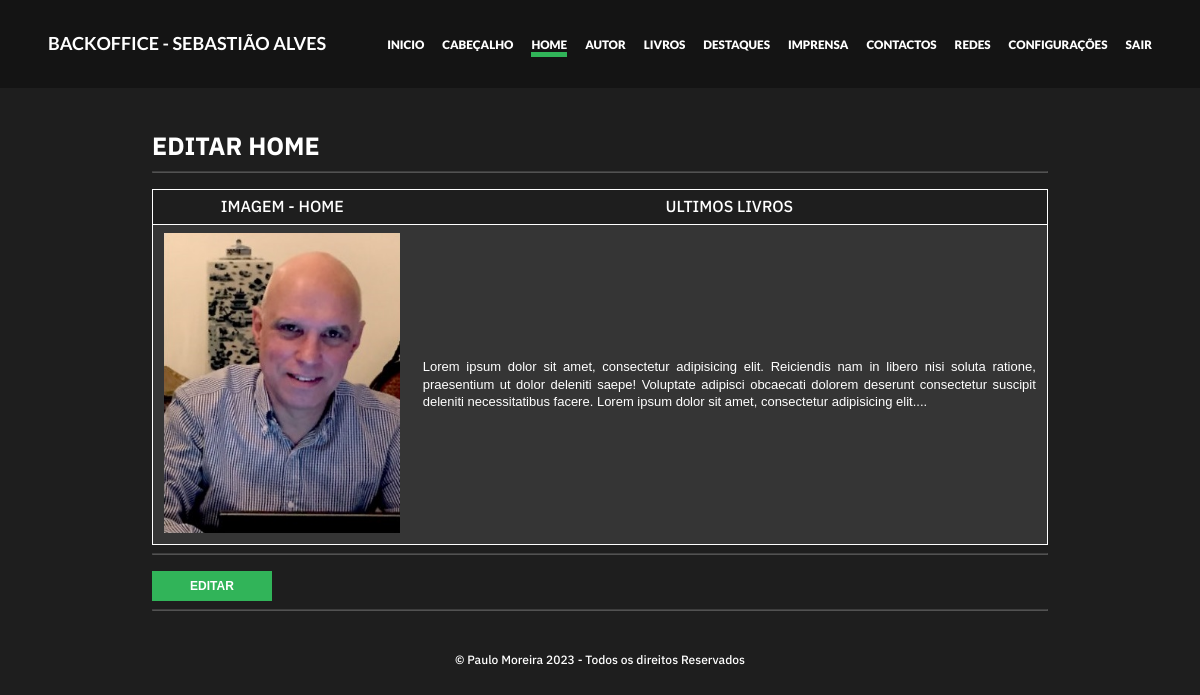
/backoffice/views/homepage.php (signed in), run on the app's committed database.
### tables this page shows
CREATE TABLE `home` (
  `id` int(11) NOT NULL,
  `imagem` varchar(150) NOT NULL,
  `ultimos_livros` varchar(15000) NOT NULL
);

### config/base_dados.php (called while the page is built, shortened)
<?php
$pdo = new PDO("mysql:dbname=".$base_dados["dbname"].";host=".$base_dados["host"], $base_dados["user"], $base_dados["pass"]);
function selectSQLUnico($sql){
    global $pdo;
    $query = $pdo->query($sql);
    return $query->fetch(PDO::FETCH_ASSOC);
}
?>

### backoffice/views/homepage.php (the view, shortened to what this page needs)
<?php
$home = selectSQLUnico("SELECT * FROM home");
$form = isset($_GET["edit"]);
?>
<?php require("../componentes/header.php"); ?>
<main>
    <?php if(!$form): ?>
    <div class="caixa">
        <h1>Editar Home</h1>
        <hr>
        <table>
            <tr>
                <td>Imagem - home</td>
                <td>Ultimos Livros</td>
            </tr>
            <tr>
                <td class="img_xl"><img src="<?= $home["imagem"] ?>"></td>
                <td><?= concatenar($home["ultimos_livros"], 300) ?></td>
            </tr>
        </table>
        <hr>
        <a href="homepage.php?edit=true"><button class="saber-mais">editar</button></a>
        <hr>
    </div>
    <?php endif; ?>
</main>
<?php require("../componentes/footer.php") ?>

### config/funcoes.php (shortened to what this page needs)
<?php
require_once("config.php");
require_once("base_dados.php");
function concatenar($t, $n="40"){
    if(strlen($t) > $n){
        $t = substr($t, 0, $n) . "...</p>";
    }
    return $t;
}
?>

### style.css (style rules this page uses)
:root { --cinza-1d: #1D1D1D; --cinza-70: #707070; --cinza-4d: #4D4D4D; --dourado-b4: #B47D33; --dourado-b1: #B17E3B; --dourado-a9: #A97339; --laranja: #D59D54; --branco: #FFFFFF; --preto: #000; --ff-menu: 'Lato', sans-serif; --ff-body: 'IBM Plex Sans', sans-serif; --fw-light: 300; --fw-medium: 500; --fw-bold: 700; --fw-black: 900; }
*, *::after, *::before { box-sizing: border-box; }
html { scroll-behavior: smooth; }
body { margin: 0; padding: 0; font-family: var(--ff-body); color: var(--cinza-4d); line-height: 1.1em; }
a { text-decoration: none; color: var(--cinza-4d); }
h1 { font-family: var(--ff-body); font-weight: var(--fw-bold); font-size: 22px; text-transform: uppercase; }
p { font-weight: var(--fw-light); font-size: 13px; }
.saber-mais { margin-top: 8px; width: 120px; height: 30px; min-height: 30px !important; text-transform: uppercase; font-weight: bold; font-size: 12px; background-color: var(--dourado-b4); border: none; color: white; }
@media screen and (min-width: 810px) { h1 { font-size: 25px; } }

### backoffice/style_backoffice.css (style rules this page uses)
:root { --bg-dark: rgb(30, 30, 30); --bg-darker: rgb(20, 20, 20); --accent-light: hsl(138, 57%, 45%); --accent-danger: rgb(180, 60, 40); }
h1, h2, h3, h4 { text-transform: uppercase; color: white; }
a { color: white; }
body { background-color: var(--bg-dark); color: white; }
.caixa { text-align: left; padding: 1rem 2rem !important; margin: 1rem 10%; }
hr { opacity: .25; }
.saber-mais { background-color: var(--accent-light); cursor: pointer; }
table { margin-top: 1rem; width: 100%; border-collapse: collapse; text-align: justify; border: 1px solid white; }
td { padding: .5em .7em; }
td > img { max-height: 150px !important; }
.img_xl > img { max-height: 300px !important; }
tr:first-child td { background-color: transparent; border-bottom: 1px solid white; text-transform: uppercase; text-align: center; }
tr:nth-child(even) { background-color: rgba(255, 255, 255, .1); }

### data on the page
home: imagem (picture), ultimos_livros "Lorem ipsum dolor sit amet, consectetur adipisicing elit. Reiciendis nam in libero nisi soluta ratione, praesentium ut dolor deleniti saepe! Voluptate adipisci obcaecati dolorem deserunt consectetur suscipit deleniti necessitatibus facere. Lorem ipsum dolor sit amet, consectetur adipisicing elit."
